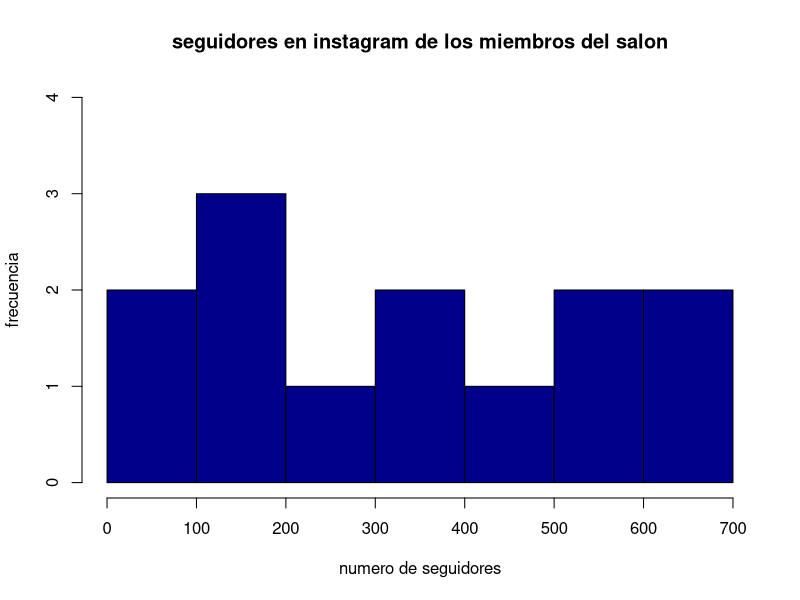
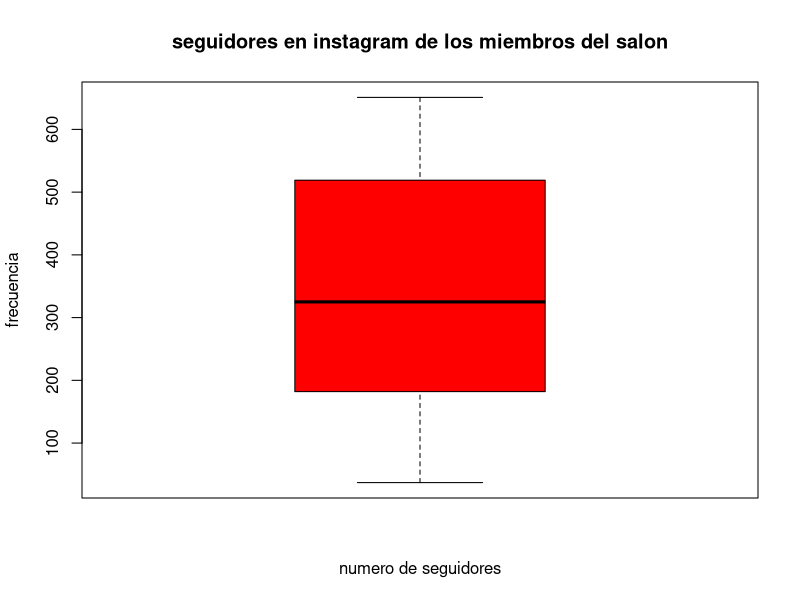
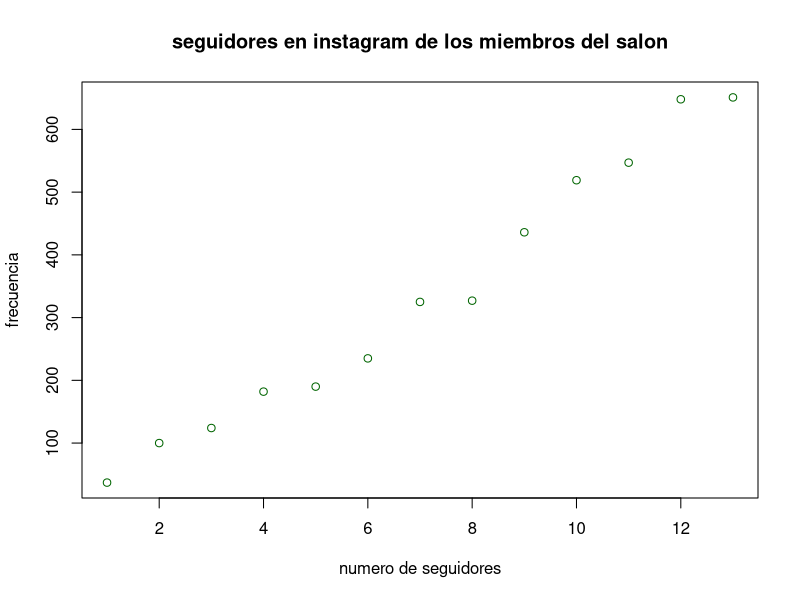

R code for these plots, in order: (Note: this script raises an error after producing the figures.)
# Roger Vicente Rendon Cuevas  A01749992
# Fabrizio Martínez Chávez     A01749680

# Crear un vector con el número de seguidores de cada miembro
seguidores <- c(327, 648, 436, 124, 651, 547, 235, 190, 182, 100, 325, 37, 519)

# Crear un histograma de los seguidores, ordenados de menor a mayor
hist(sort(seguidores),
     main="seguidores en instagram de los miembros del salon",
     xlab="numero de seguidores",
     ylab="frecuencia",
     col="darkblue",
     ylim = c(0, 4))

# Crear un boxplot de los seguidores, ordenados de menor a mayor
boxplot(sort(seguidores),
        main="seguidores en instagram de los miembros del salon",
        xlab="numero de seguidores",
        ylab="frecuencia",
        col="red")

# Crear un gráfico de puntos de los seguidores, ordenados de menor a mayor
plot(sort(seguidores),
     main="seguidores en instagram de los miembros del salon",
     xlab="numero de seguidores",
     ylab="frecuencia",
     col="darkgreen")

# Mostrar un resumen estadístico de los seguidores
summary(seguidores)

# Calcular y mostrar la suma total de seguidores
sum(seguidores)

# Calcular y mostrar el número total de miembros
length(seguidores)

# Calcular y mostrar el número mínimo de seguidores
min(seguidores)

# Calcular y mostrar el número máximo de seguidores
max(seguidores)

# Calcular y mostrar el número medio de seguidores
mean(seguidores)

# Calcular y mostrar la mediana del número de seguidores
median(seguidores)

# Calcular y mostrar la varianza del número de seguidores
var(seguidores)

# Calcular y mostrar la desviación estándar del número de seguidores
sd(seguidores)

# Calcular y mostrar el valor más frecuente de seguidores
# Nota: 'mfv' no es una función estándar en R. Necesitarías una biblioteca como 'modeest' para usarla.
mfv(seguidores)
